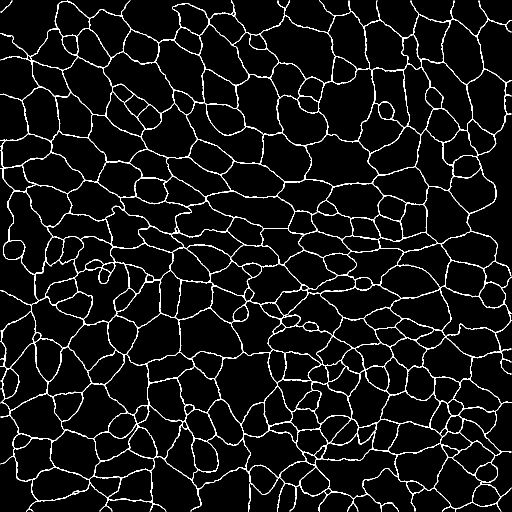
%> input picture 0_data/original_data/epithelial_images/cEE/cEE10.bmp, 1024 x 1024 px (shown at 1/2 size); its folder holds only this picture in this run
$ octave A_calculate_epithelial_images.m   (GNU Octave 9; MATLAB toolbox functions it lacks are replaced by stand-ins)
%> lines starting %> are read from the running program, lines starting %| are printed output that depends on the picture
%-------------------------------------------------------------------------
% This script read .bmp images from original_data/epithleial_images,
% invert their color and save them again in cell_images/ with the name
% format:type_ID_img.png
%
% Examples: cNT_01_img.png, dWL_12_img.png
%
%-------------------------------------------------------------------------
clearvars
labels = {'cEE', 'cNT', 'dWL', 'dNP', 'dWP'};
%labels = {'cNT'};

% Loop over the labels and images with that label
for idL = 1 : numel(labels)
    path = 'original_data/epithelial_images/';
    imgs=dir(sprintf(strcat(path,'%s/*.bmp'),labels{idL}));

    for idF=1:size(imgs,1)
        tissue_data=sprintf(strcat(path,'%s/%s'),...
                labels{idL},imgs(idF,1).name);

        L_img = imread(tissue_data);
%> L_img is the input picture: size 1024x1024x3 uint8; 5.7% white in thin lines or dots
%------ Change images to binary matrix and save them ------%
        if ndims(L_img) == 3
            L_img = rgb2gray(L_img);
%> L_img: size 1024x1024 uint8; 5.7% white in thin lines or dots
        end
        % Set 1 to pixels which represent cells and a 0 to boundaries
        L_img = L_img<1;
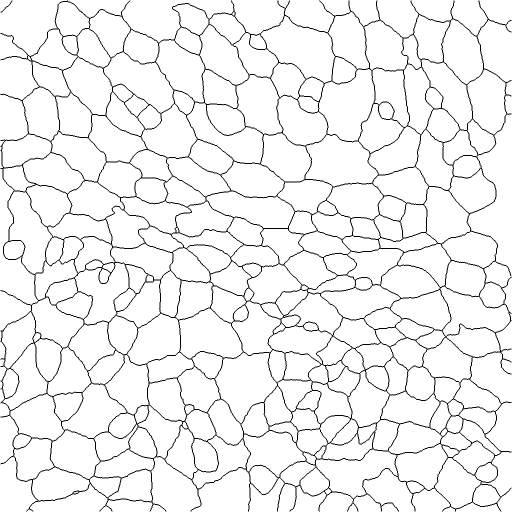
%> L_img: size 1024x1024 logical (shown at 1/2 size); 94.3% white; black in thin lines or dots
        % Add a fake cell to the boundary of the image
        L_img(:,[2,1023]) = 0;
        L_img([2,1023],:) = 0;
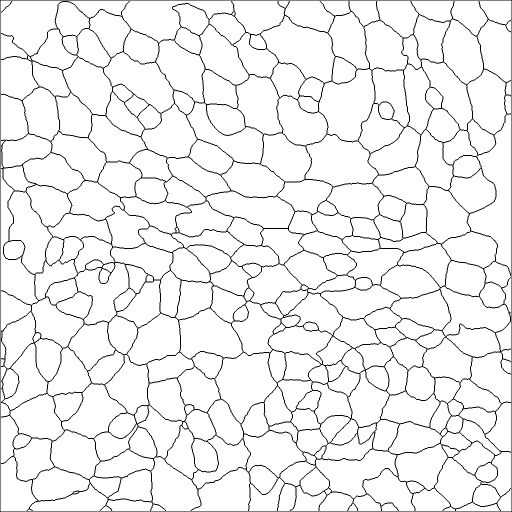
%> L_img: size 1024x1024 logical (shown at 1/2 size); 93.9% white; black in thin lines or dots
        L_img(:,[1,1024]) = 1;
%> L_img: size 1024x1024 logical; 93.9% white; black in thin lines or dots
        L_img([1,1024],:) = 1;
%> L_img: size 1024x1024 logical; 93.9% white; black in thin lines or dots

        filename = sprintf(strcat('cell_images/%s'),imgs(idF,1).name);

        if length(filename) == 20
            filename = filename(1:end-4);
            filename = strcat(filename(1:end-1), '_0', filename(end),...
                        '_img.png');
        elseif length(filename) == 21
            filename = filename(1:end-4);
            filename = strcat(filename(1:end-2), '_',...
                                filename(end-1:end), '_img.png');
        end

        imwrite(L_img, filename)
    end
end
